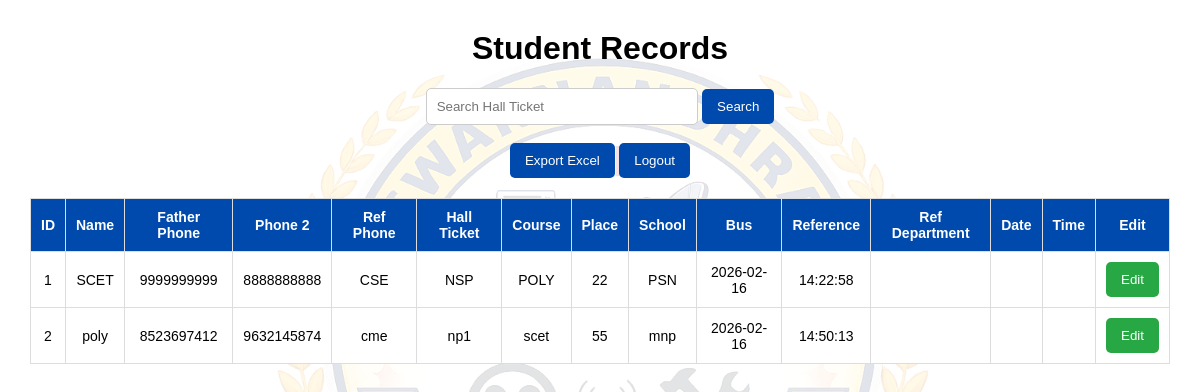
Page /dashboard (signed in) on the earlier database version.
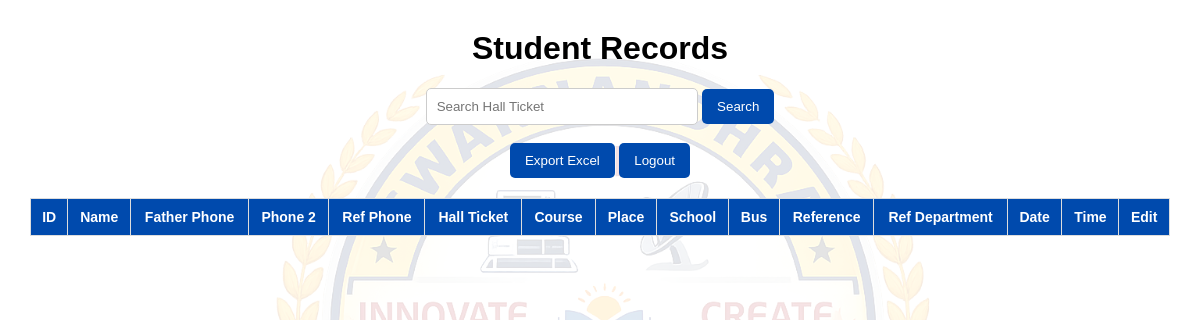
Same page on the later database version.
### tables this page shows
CREATE TABLE students(
        id INTEGER PRIMARY KEY AUTOINCREMENT,
        name TEXT,
        phone1 TEXT,
        phone2 TEXT,
        phone3 TEXT,
        hallticket TEXT UNIQUE,
        course TEXT,
        place TEXT,
        school TEXT,
        busnumber TEXT,
        reference TEXT,
        reference_department TEXT,
        date TEXT,
        time TEXT
    );

### app.py (the view)
@app.route("/dashboard")
def dashboard():
    if "admin" not in session:
        return redirect("/admin-login")
    search = request.args.get("search")
    conn = sqlite3.connect(DATABASE)
    cursor = conn.cursor()
    if search:
        cursor.execute("SELECT * FROM students WHERE hallticket=?", (search,))
    else:
        cursor.execute("SELECT * FROM students")
    students = cursor.fetchall()
    conn.close()
    return render_template("admin.html", students=students)

### templates/admin.html (shortened to what this page needs)
<!DOCTYPE html>
<html>
<head>
</head>
<body>
<h1>Student Records</h1>
<div class="search-box">
<form method="GET" action="/dashboard">
<input type="text" name="search" placeholder="Search Hall Ticket">
<button type="submit">Search</button>
</form>
<br>
<a href="/export"><button>Export Excel</button></a>
<a href="/logout"><button>Logout</button></a>
</div>
<table>
<tr>
<th>ID</th>
<th>Name</th>
<th>Father Phone</th>
<th>Phone 2</th>
<th>Ref Phone</th>
<th>Hall Ticket</th>
<th>Course</th>
<th>Place</th>
<th>School</th>
<th>Bus</th>
<th>Reference</th>
<th>Ref Department</th>
<th>Date</th>
<th>Time</th>
<th>Edit</th>
</tr>
{% for student in students %}
<tr>
<td>{{student[0]}}</td>
<td>{{student[1]}}</td>
<td>{{student[2]}}</td>
<td>{{student[3]}}</td>
<td>{{student[4]}}</td>
<td>{{student[5]}}</td>
<td>{{student[6]}}</td>
<td>{{student[7]}}</td>
<td>{{student[8]}}</td>
<td>{{student[9]}}</td>
<td>{{student[10]}}</td>
<td>{{student[11]}}</td>
<td>{{student[12]}}</td>
<td>{{student[13]}}</td>
<td>
<a href="/edit/{{student[0]}}">
<button class="action-btn">Edit</button>
</a>
</td>
</tr>
{% endfor %}
</table>
</body>
</html>

Differences in the rows shown:
removed students: id "1", name "SCET", phone1 "9999999999", phone2 "8888888888", course "CSE", place "NSP", school "POLY", busnumber "22", reference "PSN", date "2026-02-16", time "14:22:58"
removed students: id "2", name "poly", phone1 "8523697412", phone2 "9632145874", course "cme", place "np1", school "scet", busnumber "55", reference "mnp", date "2026-02-16", time "14:50:13"
